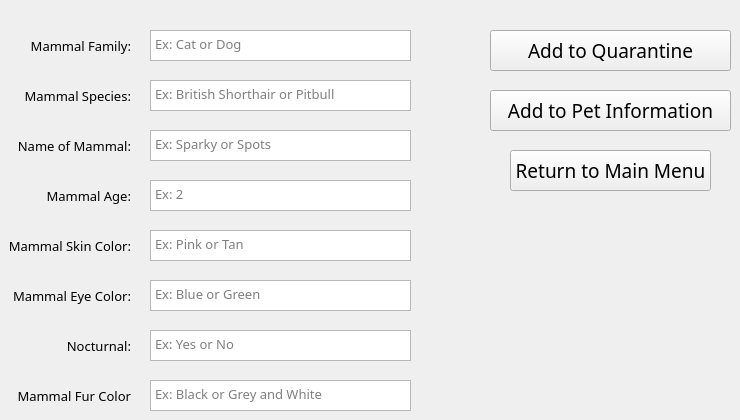
    <widget class="QWidget" name="addPetsMammal">
     <widget class="QTextEdit" name="mamFamilyTextEdit">
      <property name="geometry">
       <rect>
        <x>150</x>
        <y>30</y>
        <width>261</width>
        <height>31</height>
       </rect>
      </property>
      <property name="font">
       <font>
        <family>Modern No. 20</family>
        <pointsize>10</pointsize>
       </font>
      </property>
      <property name="placeholderText">
       <string>Ex: Cat or Dog</string>
      </property>
     </widget>
     <widget class="QTextEdit" name="mamSpeciesTextEdit">
      <property name="geometry">
       <rect>
        <x>150</x>
        <y>80</y>
        <width>261</width>
        <height>31</height>
       </rect>
      </property>
      <property name="font">
       <font>
        <family>Modern No. 20</family>
        <pointsize>10</pointsize>
       </font>
      </property>
      <property name="placeholderText">
       <string>Ex: British Shorthair or Pitbull</string>
      </property>
     </widget>
     <widget class="QTextEdit" name="mamNameTextEdit">
      <property name="geometry">
       <rect>
        <x>150</x>
        <y>130</y>
        <width>261</width>
        <height>31</height>
       </rect>
      </property>
      <property name="font">
       <font>
        <family>Modern No. 20</family>
        <pointsize>10</pointsize>
       </font>
      </property>
      <property name="placeholderText">
       <string>Ex: Sparky or Spots</string>
      </property>
     </widget>
     <widget class="QTextEdit" name="mamAgeTextEdit">
      <property name="geometry">
       <rect>
        <x>150</x>
        <y>180</y>
        <width>261</width>
        <height>31</height>
       </rect>
      </property>
      <property name="font">
       <font>
        <family>Modern No. 20</family>
        <pointsize>10</pointsize>
       </font>
      </property>
      <property name="placeholderText">
       <string>Ex: 2</string>
      </property>
     </widget>
     <widget class="QTextEdit" name="mamColorTextEdit">
      <property name="geometry">
       <rect>
        <x>150</x>
        <y>230</y>
        <width>261</width>
        <height>31</height>
       </rect>
      </property>
      <property name="font">
       <font>
        <family>Modern No. 20</family>
        <pointsize>10</pointsize>
       </font>
      </property>
      <property name="placeholderText">
       <string>Ex: Pink or Tan</string>
      </property>
     </widget>
     <widget class="QTextEdit" name="mamEyeColorTextEdit">
      <property name="geometry">
       <rect>
        <x>150</x>
        <y>280</y>
        <width>261</width>
        <height>31</height>
       </rect>
      </property>
      <property name="font">
       <font>
        <family>Modern No. 20</family>
        <pointsize>10</pointsize>
       </font>
      </property>
      <property name="placeholderText">
       <string>Ex: Blue or Green</string>
      </property>
     </widget>
     <widget class="QTextEdit" name="mamNoctTextEdit">
      <property name="geometry">
       <rect>
        <x>150</x>
        <y>330</y>
        <width>261</width>
        <height>31</height>
       </rect>
      </property>
      <property name="font">
       <font>
        <family>Modern No. 20</family>
        <pointsize>10</pointsize>
       </font>
      </property>
      <property name="placeholderText">
       <string>Ex: Yes or No</string>
      </property>
     </widget>
     <widget class="QTextEdit" name="mamFurColorTextEdit">
      <property name="geometry">
       <rect>
        <x>150</x>
        <y>380</y>
        <width>261</width>
        <height>31</height>
       </rect>
      </property>
      <property name="font">
       <font>
        <family>Modern No. 20</family>
        <pointsize>10</pointsize>
       </font>
      </property>
      <property name="placeholderText">
       <string>Ex: Black or Grey and White</string>
      </property>
     </widget>
     <widget class="QLabel" name="mamFamilyLabel">
      <property name="geometry">
       <rect>
        <x>10</x>
        <y>30</y>
        <width>121</width>
        <height>31</height>
       </rect>
      </property>
      <property name="font">
       <font>
        <family>Modern No. 20</family>
        <pointsize>10</pointsize>
       </font>
      </property>
      <property name="text">
       <string>Mammal Family:</string>
      </property>
      <property name="alignment">
       <set>Qt::AlignRight|Qt::AlignTrailing|Qt::AlignVCenter</set>
      </property>
     </widget>
     <widget class="QLabel" name="mamSpeciesLabel">
      <property name="geometry">
       <rect>
        <x>10</x>
        <y>80</y>
        <width>121</width>
        <height>31</height>
       </rect>
      </property>
      <property name="font">
       <font>
        <family>Modern No. 20</family>
        <pointsize>10</pointsize>
       </font>
      </property>
      <property name="text">
       <string>Mammal Species:</string>
      </property>
      <property name="alignment">
       <set>Qt::AlignRight|Qt::AlignTrailing|Qt::AlignVCenter</set>
      </property>
     </widget>
     <widget class="QLabel" name="mamNameLabel">
      <property name="geometry">
       <rect>
        <x>10</x>
        <y>130</y>
        <width>121</width>
        <height>31</height>
       </rect>
      </property>
      <property name="font">
       <font>
        <family>Modern No. 20</family>
        <pointsize>10</pointsize>
       </font>
      </property>
      <property name="text">
       <string>Name of Mammal:</string>
      </property>
      <property name="alignment">
       <set>Qt::AlignRight|Qt::AlignTrailing|Qt::AlignVCenter</set>
      </property>
     </widget>
     <widget class="QLabel" name="mamAgeLabel">
      <property name="geometry">
       <rect>
        <x>10</x>
        <y>180</y>
        <width>121</width>
        <height>31</height>
       </rect>
      </property>
      <property name="font">
       <font>
        <family>Modern No. 20</family>
        <pointsize>10</pointsize>
       </font>
      </property>
      <property name="text">
       <string>Mammal Age:</string>
      </property>
      <property name="alignment">
       <set>Qt::AlignRight|Qt::AlignTrailing|Qt::AlignVCenter</set>
      </property>
     </widget>
     <widget class="QLabel" name="mamColorLabel">
      <property name="geometry">
       <rect>
        <x>10</x>
        <y>230</y>
        <width>121</width>
        <height>31</height>
       </rect>
      </property>
      <property name="font">
       <font>
        <family>Modern No. 20</family>
        <pointsize>10</pointsize>
       </font>
      </property>
      <property name="text">
       <string>Mammal Skin Color:</string>
      </property>
      <property name="alignment">
       <set>Qt::AlignRight|Qt::AlignTrailing|Qt::AlignVCenter</set>
      </property>
     </widget>
     <widget class="QLabel" name="mamEyeColorLabel">
      <property name="geometry">
       <rect>
        <x>10</x>
        <y>280</y>
        <width>121</width>
        <height>31</height>
       </rect>
      </property>
      <property name="font">
       <font>
        <family>Modern No. 20</family>
        <pointsize>10</pointsize>
       </font>
      </property>
      <property name="text">
       <string>Mammal Eye Color:</string>
      </property>
      <property name="alignment">
       <set>Qt::AlignRight|Qt::AlignTrailing|Qt::AlignVCenter</set>
      </property>
     </widget>
     <widget class="QLabel" name="mamNoctLabel">
      <property name="geometry">
       <rect>
        <x>10</x>
        <y>330</y>
        <width>121</width>
        <height>31</height>
       </rect>
      </property>
      <property name="font">
       <font>
        <family>Modern No. 20</family>
        <pointsize>10</pointsize>
       </font>
      </property>
      <property name="text">
       <string>Nocturnal:</string>
      </property>
      <property name="alignment">
       <set>Qt::AlignRight|Qt::AlignTrailing|Qt::AlignVCenter</set>
      </property>
     </widget>
     <widget class="QLabel" name="mamFurColorLabel">
      <property name="geometry">
       <rect>
        <x>10</x>
        <y>380</y>
        <width>121</width>
        <height>31</height>
       </rect>
      </property>
      <property name="font">
       <font>
        <family>Modern No. 20</family>
        <pointsize>10</pointsize>
       </font>
      </property>
      <property name="text">
       <string>Mammal Fur Color</string>
      </property>
      <property name="alignment">
       <set>Qt::AlignRight|Qt::AlignTrailing|Qt::AlignVCenter</set>
      </property>
     </widget>
     <widget class="QPushButton" name="subMamToQueBtn">
      <property name="geometry">
       <rect>
        <x>490</x>
        <y>30</y>
        <width>241</width>
        <height>41</height>
       </rect>
      </property>
      <property name="font">
       <font>
        <family>Modern No. 20</family>
        <pointsize>14</pointsize>
       </font>
      </property>
      <property name="text">
       <string>Add to Quarantine</string>
      </property>
     </widget>
     <widget class="QPushButton" name="subMamToPiBtn">
      <property name="geometry">
       <rect>
        <x>490</x>
        <y>90</y>
        <width>241</width>
        <height>41</height>
       </rect>
      </property>
      <property name="font">
       <font>
        <family>Modern No. 20</family>
        <pointsize>14</pointsize>
       </font>
      </property>
      <property name="text">
       <string>Add to Pet Information</string>
      </property>
     </widget>
     <widget class="QPushButton" name="mamReturnBtn">
      <property name="geometry">
       <rect>
        <x>510</x>
        <y>150</y>
        <width>201</width>
        <height>41</height>
       </rect>
      </property>
      <property name="font">
       <font>
        <family>Modern No. 20</family>
        <pointsize>14</pointsize>
       </font>
      </property>
      <property name="text">
       <string>Return to Main Menu</string>
      </property>
     </widget>
    </widget>
